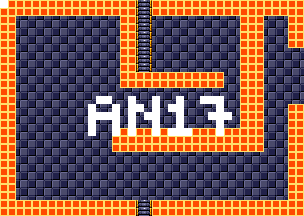

The image is a tile-based game level rendered from a .tmx file. Its description and source (layers, tilesets, objects; grid data summarised) follow:
An orthogonal 38x27 tile map with 8x8 px tiles, 4 tile layers (background, foreground, room numbers, Objects), 15 tilesets.

<map version="1.5" tiledversion="1.7.1" orientation="orthogonal" renderorder="right-down" width="38" height="27" tilewidth="8" tileheight="8" infinite="0" nextlayerid="11" nextobjectid="1">
 <tileset firstgid="1" source="tilesheets/tsKarniMata.tsx" />
 <tileset firstgid="1025" source="tilesheets/tsVoodooWasp.tsx" />
 <tileset firstgid="2049" source="tilesheets/tsBurial.tsx" />
 <tileset firstgid="3073" source="tilesheets/tsBlueTemple.tsx" />
 <tileset firstgid="4097" source="tilesheets/tsGoddess.tsx" />
 <tileset firstgid="5121" source="tilesheets/tsKonark.tsx" />
 <tileset firstgid="6145" name="sEnemies" tilewidth="8" tileheight="8" tilecount="1024" columns="32">
  <image source="../grapx/tilesheets/sObjects.bmp" trans="ff94ff" width="256" height="256" />
 </tileset>
 <tileset firstgid="7169" source="tilesheets/tsIceTemple.tsx" />
 <tileset firstgid="8193" source="tilesheets/tsLavaArea.tsx" />
 <tileset firstgid="9217" source="tilesheets/tsBossArea.tsx" />
 <tileset firstgid="10241" source="tilesheets/tsPegu.tsx" />
 <tileset firstgid="11265" source="tilesheets/sTiwanakuTemple.tsx" />
 <tileset firstgid="12289" source="tilesheets/sIndraTemple.tsx" />
 <tileset firstgid="13313" source="tilesheets/sTeleport.tsx" />
 <tileset firstgid="14337" source="tilesheets/sObjects.tsx" />
 <layer id="2" name="background" width="38" height="27">
  <data>[1026 cells, 1026 non-empty, 2 distinct tile ids]</data>
 </layer>
 <layer id="1" name="foreground" width="38" height="27">
  <data>[1026 cells, 383 non-empty, 3 distinct tile ids]</data>
 </layer>
 <layer id="7" name="room numbers" width="38" height="27">
  <data>[1026 cells, 42 non-empty, 1 distinct tile ids]</data>
 </layer>
 <layer id="10" name="Objects" width="38" height="27">
  <data>[1026 cells, 0 non-empty, 0 distinct tile ids]</data>
 </layer>
</map>
